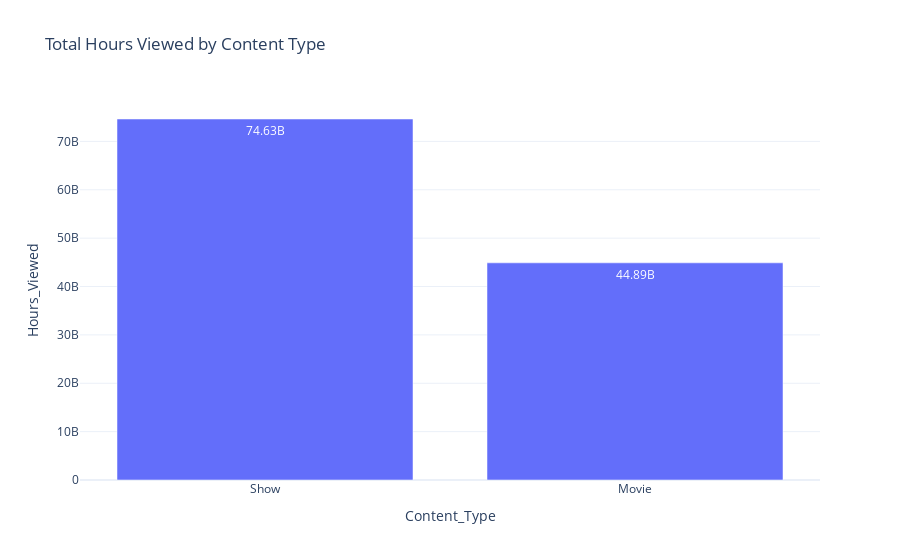
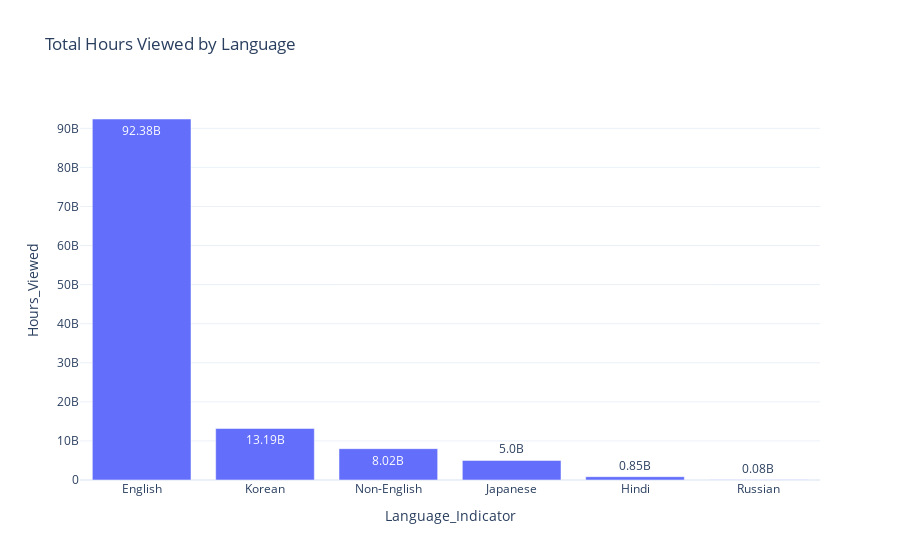
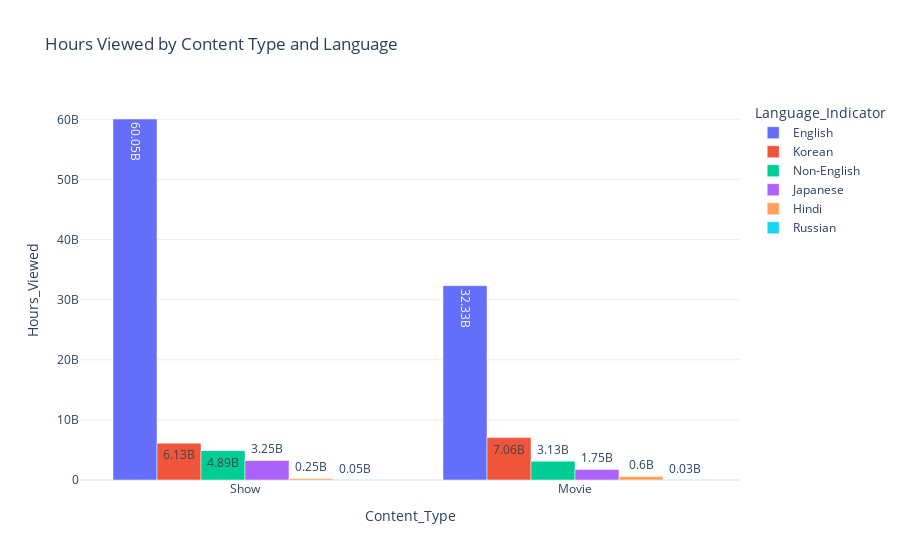

These figures' notebook cell, in order:
### Markdown cell above
# Exploratory Data Analysis (EDA) - Aggregations and Bar Charts

### Code cell
# Aggregate total hours viewed by Content_Type and sort by Hours_Viewed
content_type_agg = data.groupby('Content_Type')['Hours_Viewed'].sum().reset_index()
content_type_agg = content_type_agg.sort_values(by='Hours_Viewed', ascending=False)
# Format Hours_Viewed for bar labels (converting to billions with "B") 
content_type_agg['Hours_Viewed_Text'] = (content_type_agg['Hours_Viewed'] / 1e9).round(2).astype(str) + 'B'

# Aggregate total hours viewed by Language_Indicator and sort by Hours_Viewed
language_agg = data.groupby('Language_Indicator')['Hours_Viewed'].sum().reset_index()
language_agg = language_agg.sort_values(by='Hours_Viewed', ascending=False)
# Format Hours_Viewed for bar labels
language_agg['Hours_Viewed_Text'] = (language_agg['Hours_Viewed'] / 1e9).round(2).astype(str) + 'B'

# Aggregate by both Content_Type and Language_Indicator and sort by Hours_Viewed
content_language_agg = data.groupby(['Content_Type', 'Language_Indicator'])['Hours_Viewed'].sum().reset_index()
content_language_agg = content_language_agg.sort_values(by='Hours_Viewed', ascending=False)
# Format Hours_Viewed for bar labels
content_language_agg['Hours_Viewed_Text'] = (content_language_agg['Hours_Viewed'] / 1e9).round(2).astype(str) + 'B'

# Bar chart for Hours Viewed by Content Type
fig1 = px.bar(content_type_agg, x='Content_Type', y='Hours_Viewed', 
              title='Total Hours Viewed by Content Type', text='Hours_Viewed_Text')  
fig1.update_traces(textposition='auto')
fig1.show()
#fig1.write_image("results/fig1.png")

# Bar chart for Hours Viewed by Language
fig2 = px.bar(language_agg, x='Language_Indicator', y='Hours_Viewed', 
              title='Total Hours Viewed by Language', text='Hours_Viewed_Text')
fig2.update_traces(textposition='auto')
fig2.show()
#fig2.write_image("results/fig2.png")

# Bar chart for Hours Viewed by Content Type and Language
fig3 = px.bar(content_language_agg, x='Content_Type', y='Hours_Viewed', color='Language_Indicator',
              title='Hours Viewed by Content Type and Language', barmode='group', text='Hours_Viewed_Text')
fig3.update_traces(textposition='auto')
fig3.show()
#fig3.write_image("results/fig4.png")

### Figure 1 — Plotly figure (JSON) as saved in the notebook; plotly's stock layout.template omitted (floating-point values rounded to 4 significant figures)
{"data": [{"alignmentgroup": "True", "hovertemplate": "Content_Type=%{x}<br>Hours_Viewed=%{y}<br>Hours_Viewed_Text=%{text}<extra></extra>", "legendgroup": "", "marker": {"color": "#636efa", "pattern": {"shape": ""}}, "name": "", "offsetgroup": "", "orientation": "v", "showlegend": false, "text": ["74.63B", "44.89B"], "textposition": "auto", "type": "bar", "x": ["Show", "Movie"], "xaxis": "x", "y": [74626900000, 44893100000], "yaxis": "y"}], "layout": {"barmode": "relative", "legend": {"tracegroupgap": 0}, "title": {"text": "Total Hours Viewed by Content Type"}, "xaxis": {"anchor": "y", "domain": [0, 1], "title": {"text": "Content_Type"}}, "yaxis": {"anchor": "x", "domain": [0, 1], "title": {"text": "Hours_Viewed"}}}}

### Figure 2 — Plotly figure (JSON) as saved in the notebook; plotly's stock layout.template omitted (floating-point values rounded to 4 significant figures)
{"data": [{"alignmentgroup": "True", "hovertemplate": "Language_Indicator=%{x}<br>Hours_Viewed=%{y}<br>Hours_Viewed_Text=%{text}<extra></extra>", "legendgroup": "", "marker": {"color": "#636efa", "pattern": {"shape": ""}}, "name": "", "offsetgroup": "", "orientation": "v", "showlegend": false, "text": ["92.38B", "13.19B", "8.02B", "5.0B", "0.85B", "0.08B"], "textposition": "auto", "type": "bar", "x": ["English", "Korean", "Non-English", "Japanese", "Hindi", "Russian"], "xaxis": "x", "y": [92384600000, 13185100000, 8018600000, 5003700000, 850800000, 77200000], "yaxis": "y"}], "layout": {"barmode": "relative", "legend": {"tracegroupgap": 0}, "title": {"text": "Total Hours Viewed by Language"}, "xaxis": {"anchor": "y", "domain": [0, 1], "title": {"text": "Language_Indicator"}}, "yaxis": {"anchor": "x", "domain": [0, 1], "title": {"text": "Hours_Viewed"}}}}

### Figure 3 — Plotly figure (JSON) as saved in the notebook; plotly's stock layout.template omitted (floating-point values rounded to 4 significant figures)
{"data": [{"alignmentgroup": "True", "hovertemplate": "Language_Indicator=English<br>Content_Type=%{x}<br>Hours_Viewed=%{y}<br>Hours_Viewed_Text=%{text}<extra></extra>", "legendgroup": "English", "marker": {"color": "#636efa", "pattern": {"shape": ""}}, "name": "English", "offsetgroup": "English", "orientation": "v", "showlegend": true, "text": ["60.05B", "32.33B"], "textposition": "auto", "type": "bar", "x": ["Show", "Movie"], "xaxis": "x", "y": [60053200000, 32331400000], "yaxis": "y"}, {"alignmentgroup": "True", "hovertemplate": "Language_Indicator=Korean<br>Content_Type=%{x}<br>Hours_Viewed=%{y}<br>Hours_Viewed_Text=%{text}<extra></extra>", "legendgroup": "Korean", "marker": {"color": "#EF553B", "pattern": {"shape": ""}}, "name": "Korean", "offsetgroup": "Korean", "orientation": "v", "showlegend": true, "text": ["7.06B", "6.13B"], "textposition": "auto", "type": "bar", "x": ["Movie", "Show"], "xaxis": "x", "y": [7055000000, 6130100000], "yaxis": "y"}, {"alignmentgroup": "True", "hovertemplate": "Language_Indicator=Non-English<br>Content_Type=%{x}<br>Hours_Viewed=%{y}<br>Hours_Viewed_Text=%{text}<extra></extra>", "legendgroup": "Non-English", "marker": {"color": "#00cc96", "pattern": {"shape": ""}}, "name": "Non-English", "offsetgroup": "Non-English", "orientation": "v", "showlegend": true, "text": ["4.89B", "3.13B"], "textposition": "auto", "type": "bar", "x": ["Show", "Movie"], "xaxis": "x", "y": [4886500000, 3132100000], "yaxis": "y"}, {"alignmentgroup": "True", "hovertemplate": "Language_Indicator=Japanese<br>Content_Type=%{x}<br>Hours_Viewed=%{y}<br>Hours_Viewed_Text=%{text}<extra></extra>", "legendgroup": "Japanese", "marker": {"color": "#ab63fa", "pattern": {"shape": ""}}, "name": "Japanese", "offsetgroup": "Japanese", "orientation": "v", "showlegend": true, "text": ["3.25B", "1.75B"], "textposition": "auto", "type": "bar", "x": ["Show", "Movie"], "xaxis": "x", "y": [3254100000, 1749600000], "yaxis": "y"}, {"alignmentgroup": "True", "hovertemplate": "Language_Indicator=Hindi<br>Content_Type=%{x}<br>Hours_Viewed=%{y}<br>Hours_Viewed_Text=%{text}<extra></extra>", "legendgroup": "Hindi", "marker": {"color": "#FFA15A", "pattern": {"shape": ""}}, "name": "Hindi", "offsetgroup": "Hindi", "orientation": "v", "showlegend": true, "text": ["0.6B", "0.25B"], "textposition": "auto", "type": "bar", "x": ["Movie", "Show"], "xaxis": "x", "y": [599800000, 251000000], "yaxis": "y"}, {"alignmentgroup": "True", "hovertemplate": "Language_Indicator=Russian<br>Content_Type=%{x}<br>Hours_Viewed=%{y}<br>Hours_Viewed_Text=%{text}<extra></extra>", "legendgroup": "Russian", "marker": {"color": "#19d3f3", "pattern": {"shape": ""}}, "name": "Russian", "offsetgroup": "Russian", "orientation": "v", "showlegend": true, "text": ["0.05B", "0.03B"], "textposition": "auto", "type": "bar", "x": ["Show", "Movie"], "xaxis": "x", "y": [52000000, 25200000], "yaxis": "y"}], "layout": {"barmode": "group", "legend": {"title": {"text": "Language_Indicator"}, "tracegroupgap": 0}, "title": {"text": "Hours Viewed by Content Type and Language"}, "xaxis": {"anchor": "y", "domain": [0, 1], "title": {"text": "Content_Type"}}, "yaxis": {"anchor": "x", "domain": [0, 1], "title": {"text": "Hours_Viewed"}}}}
